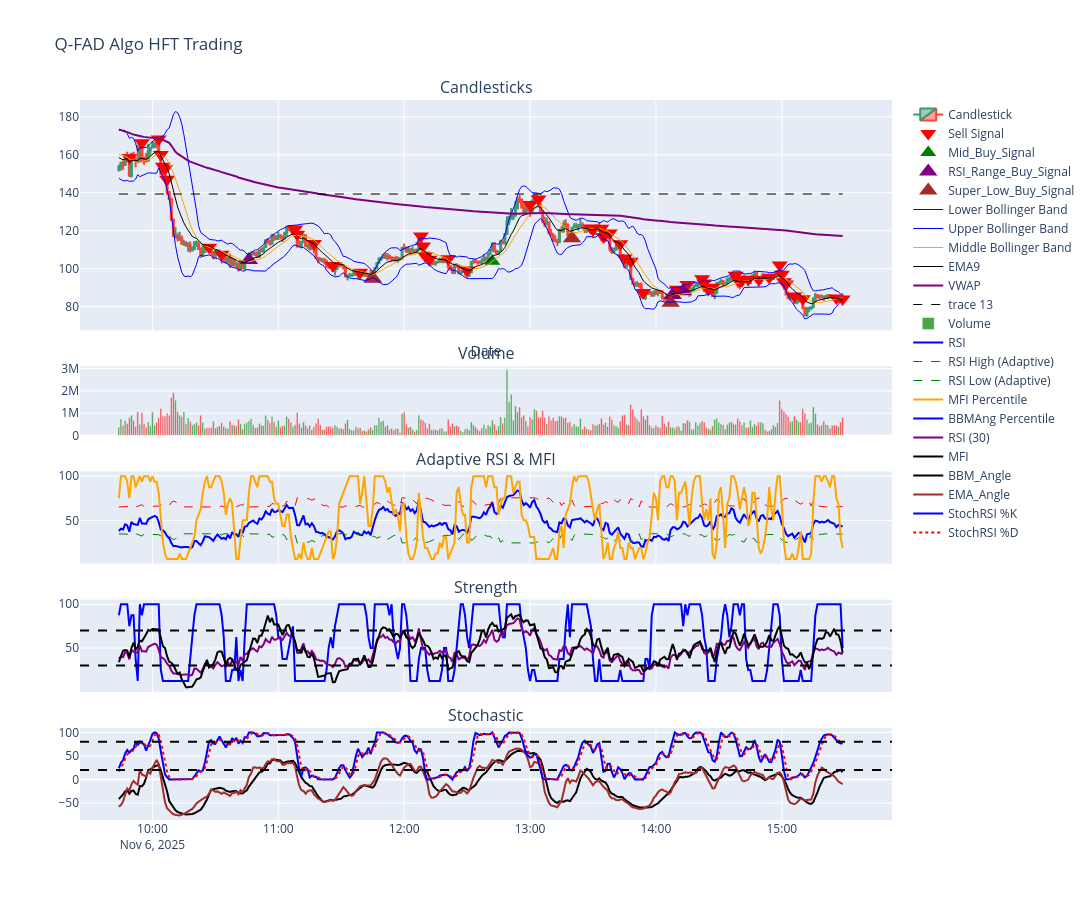

Write notebook code for a chart like this one.
### Code cell
import plotly.graph_objects as go
from plotly.subplots import make_subplots
import pandas_ta as ta
import nbformat as nbf
# 📌 Create a figure with 5 subplots: Candlestick, Volume, RSI & MFI, StochRSI, BBMAngle
fig = make_subplots(
    rows=5, cols=1, 
    shared_xaxes=True, 
    row_heights=[0.5, 0.15, 0.2, 0.2, 0.2],  # Volume subplot height adjusted
    vertical_spacing=0.05, 
    subplot_titles=("Candlesticks", "Volume", "Adaptive RSI & MFI", "Strength", "Stochastic", "BBMAngle")
)
# 📌 1️⃣️⃣ Add Candlestick Chart
fig.add_trace(
    go.Candlestick(
        x=df.Date,
        open=df['Open'],
        high=df['High'],
        low=df['Low'],
        close=df['Close'],
        name="Candlestick"
    ), 
    row=1, col=1
)
# 📌 2️⃣️⃣ Plot Buy and Sell Signals on Candlestick Chart
fig.add_trace(
    go.Scatter(
        x=df.Date[df['Buy_Signal']],
        y=df['Low'][df['Buy_Signal']],  
        mode='markers',
        marker=dict(color='Black', size=14, symbol='triangle-up'),
        name="Buy Signal"
    ),
    row=1, col=1
)
fig.add_trace(
    go.Scatter(
        x=df.Date[df['Sell_Signal']],
        y=df['High'][df['Sell_Signal']],  
        mode='markers',
        marker=dict(color='Red', size=14, symbol='triangle-down'),
        name="Sell Signal"
    ),
    row=1, col=1
)
fig.add_trace(go.Scatter(
    x=df.Date[df['Mid_Buy_Signal']], 
    y=df['BBM'][df['Mid_Buy_Signal']], 
    mode="markers",
    marker=dict(size=14, color="Green", symbol='triangle-up'),
    name="Mid_Buy_Signal"
), row=1, col=1)

# 📌 2️⃣️⃣ RSI_Range_Buy_Signal
fig.add_trace(
    go.Scatter(
        x=df.Date[df['RSI_Range_Buy_Signal']],
        y=df['Low'][df['RSI_Range_Buy_Signal']],  
        mode='markers',
        marker=dict(color='Purple', size=16, symbol='triangle-up'),
        name="RSI_Range_Buy_Signal"
    ),
    row=1, col=1
)

# 📌 2️⃣️⃣ Oversold buy signal
fig.add_trace(
    go.Scatter(
        x=df.Date[df['OverSold_Buy_Signal']],
        y=df['Low'][df['OverSold_Buy_Signal']],  
        mode='markers',
        marker=dict(color='Blue', size=16, symbol='triangle-up'),
        name="OverSold_Buy_Signal"
    ),
    row=1, col=1
)

# 📌 2️⃣️⃣ Super Low buy signal
fig.add_trace(
    go.Scatter(
        x=df.Date[df['Super_Low_Buy_Signal']],
        y=df['Low'][df['Super_Low_Buy_Signal']],  
        mode='markers',
        marker=dict(color='Brown', size=16, symbol='triangle-up'),
        name="Super_Low_Buy_Signal"
    ),
    row=1, col=1
)

# 📌 2️⃣️⃣ Mid_Buy_Signal_2
fig.add_trace(
    go.Scatter(
        x=df.Date[df['Mid_Buy_Signal_2']],
        y=df['Low'][df['Mid_Buy_Signal_2']],  
        mode='markers',
        marker=dict(color='red', size=16, symbol='triangle-up'),
        name="Mid_Buy_Signal_2"
    ),
    row=1, col=1
)

fig.add_trace(go.Scatter(x=df['Date'], y=df['BBL'], line=dict(color='blue', width=1), name="Lower Bollinger Band"), row=1, col=1)
fig.add_trace(go.Scatter(x=df['Date'], y=df['BBU'], line=dict(color='blue', width=1), name="Upper Bollinger Band"), row=1, col=1)
fig.add_trace(go.Scatter(x=df['Date'], y=df['BBM'], line=dict(color='orange', width=1), name="Middle Bollinger Band"), row=1, col=1)
fig.add_trace(go.Scatter(x=df['Date'], y=df['EMA9'], line=dict(color='black', width=1), name="EMA9"), row=1, col=1)
fig.add_trace(go.Scatter(x=df['Date'], y=df['VWAP'], line=dict(color='purple', width=2), name="VWAP"), row=1, col=1)


# 📌 Add Horizontal Mean Middle Line
fig.add_trace(
    go.Scatter(
    x=df.Date,
    y=df['mean_middle'],  
    line=dict(color='black', width=1, dash='dash')),
    row=1, col=1
)
# 📌 4️⃣️⃣ Volume Bars with Red/Green (NEW subplot row 2)
volume_colors = ['green' if c >= o else 'red' for c, o in zip(df['Close'], df['Open'])]
fig.add_trace(
    go.Bar(
        x=df['Date'],
        y=df['Volume'],
        marker_color=volume_colors,
        name='Volume',
        opacity=0.7
    ),
    row=2, col=1
)
# 📌 5️⃣️⃣ Adaptive RSI with Dynamic Bands (now row 3)
fig.add_trace(go.Scatter(x=df['Date'], y=df['RSI'], 
                        mode='lines', name='RSI', 
                        line=dict(color='blue', width=2)), row=3, col=1)
# Add adaptive RSI bands
fig.add_trace(go.Scatter(x=df['Date'], y=df['RSI_hi'], 
                        mode='lines', name='RSI High (Adaptive)', 
                        line=dict(color='red', width=1, dash='dash')), row=3, col=1)
fig.add_trace(go.Scatter(x=df['Date'], y=df['RSI_lo'], 
                        mode='lines', name='RSI Low (Adaptive)', 
                        line=dict(color='green', width=1, dash='dash')), row=3, col=1)
# Add MFI percentile
fig.add_trace(go.Scatter(x=df['Date'], y=df['MFI_pct'] * 100, 
                        mode='lines', name='MFI Percentile', 
                        line=dict(color='orange', width=2)), row=3, col=1)
fig.add_trace(go.Scatter(x=df['Date'], y=df['BBM_Angle_pct'] * 100, 
                        mode='lines', name='BBMAng Percentile', 
                        line=dict(color='blue', width=2)), row=4, col=1)

# 📌 6️⃣️⃣ RSI Plot (row 4)
fig.add_trace(
    go.Scatter(
        x=df.Date,
        y=df['RSI'],
        mode='lines',
        name='RSI (30)',
        line=dict(color='purple', width=2)
    ), 
    row=4, col=1
)
# MFI
fig.add_trace(
    go.Scatter(
        x=df.Date,
        y=df['MFI'],
        mode='lines',
        name='MFI',
        line=dict(color='black', width=2)
    ), 
    row=4, col=1
)
# BBM_Angle
fig.add_trace(
    go.Scatter(
        x=df.Date,
        y=df['BBM_Angle'],
        mode='lines',
        name='BBM_Angle',
        line=dict(color='black', width=2)
    ), 
    row=5, col=1
)
# EMA
fig.add_trace(
    go.Scatter(
        x=df.Date,
        y=df['EMA_Angle'],
        mode='lines',
        name='EMA_Angle',
        line=dict(color='brown', width=2)
    ), 
    row=5, col=1
)
fig.add_hline(y=70, line=dict(color='black', dash='dash'), row=4, col=1)
fig.add_hline(y=30, line=dict(color='black', dash='dash'), row=4, col=1)
# 📌 7️⃣️⃣ Stochastic RSI Plot (row 5)
fig.add_trace(go.Scatter(x=df.Date, y=df['STOCHRSIk'], mode='lines', name='StochRSI %K', line=dict(color='blue', width=2)), row=5, col=1)
fig.add_trace(go.Scatter(x=df.Date, y=df['STOCHRSId'], mode='lines', name='StochRSI %D', line=dict(color='red', width=2, dash='dot')), row=5, col=1)
fig.add_hline(y=80, line=dict(color='black', dash='dash'), row=5, col=1)
fig.add_hline(y=20, line=dict(color='black', dash='dash'), row=5, col=1)
# 📌 Customize Layout
fig.update_layout(
    title="Q-FAD Algo HFT Trading",
    xaxis_title="Date",
    showlegend=True,
    xaxis_rangeslider_visible=False,
    height=900,
    width=1400
)
# 📌 Show Plot
fig.show()

### Figure 1 — Plotly figure (JSON) as saved in the notebook; plotly's stock layout.template omitted (floating-point values rounded to 4 significant figures; data arrays with more than 128 entries replaced by an {"elided": "..."} marker saying what was removed)
{"data": [{"close": {"elided": "346 float values"}, "high": {"elided": "346 float values"}, "low": {"elided": "346 float values"}, "name": "Candlestick", "open": {"elided": "346 float values"}, "type": "candlestick", "x": {"elided": "346 str values"}, "xaxis": "x", "yaxis": "y"}, {"marker": {"color": "Black", "size": 14, "symbol": "triangle-up"}, "mode": "markers", "name": "Buy Signal", "type": "scatter", "x": [], "xaxis": "x", "y": [], "yaxis": "y"}, {"marker": {"color": "Red", "size": 14, "symbol": "triangle-down"}, "mode": "markers", "name": "Sell Signal", "type": "scatter", "x": ["2025-11-06T09:49:00", "2025-11-06T09:55:00", "2025-11-06T10:03:00", "2025-11-06T10:04:00", "2025-11-06T10:05:00", "2025-11-06T10:06:00", "2025-11-06T10:07:00", "2025-11-06T10:27:00", "2025-11-06T10:33:00", "2025-11-06T11:08:00", "2025-11-06T11:09:00", "2025-11-06T11:17:00", "2025-11-06T11:26:00", "2025-11-06T11:39:00", "2025-11-06T12:08:00", "2025-11-06T12:09:00", "2025-11-06T12:10:00", "2025-11-06T12:12:00", "2025-11-06T12:21:00", "2025-11-06T12:30:00", "2025-11-06T13:00:00", "2025-11-06T13:04:00", "2025-11-06T13:29:00", "2025-11-06T13:30:00", "2025-11-06T13:34:00", "2025-11-06T13:35:00", "2025-11-06T13:38:00", "2025-11-06T13:43:00", "2025-11-06T13:45:00", "2025-11-06T13:48:00", "2025-11-06T13:54:00", "2025-11-06T14:10:00", "2025-11-06T14:15:00", "2025-11-06T14:22:00", "2025-11-06T14:23:00", "2025-11-06T14:25:00", "2025-11-06T14:27:00", "2025-11-06T14:38:00", "2025-11-06T14:39:00", "2025-11-06T14:40:00", "2025-11-06T14:41:00", "2025-11-06T14:44:00", "2025-11-06T14:49:00", "2025-11-06T14:54:00", "2025-11-06T14:59:00", "2025-11-06T15:00:00", "2025-11-06T15:01:00", "2025-11-06T15:02:00", "2025-11-06T15:06:00", "2025-11-06T15:10:00", "2025-11-06T15:26:00", "2025-11-06T15:29:00"], "xaxis": "x", "y": [158.4, 166.4, 168.3, 160.2, 153.9, 152.7, 147.2, 111.3, 107.7, 121.0, 118.2, 113.3, 101.8, 98.1, 117.3, 112.0, 106.8, 105.0, 105.3, 99.35, 133.8, 136.8, 121.5, 120.8, 121.3, 116.9, 118.8, 113.2, 105.6, 103.9, 87.45, 89.25, 91.75, 94.8, 92.5, 89.05, 90.3, 96.55, 94.2, 93.6, 93.85, 94.45, 94.4, 95.5, 102.0, 97.1, 93.2, 91.95, 85.65, 84.15, 84.65, 84.1], "yaxis": "y"}, {"marker": {"color": "Green", "size": 14, "symbol": "triangle-up"}, "mode": "markers", "name": "Mid_Buy_Signal", "type": "scatter", "x": ["2025-11-06T12:42:00"], "xaxis": "x", "y": [104.0], "yaxis": "y"}, {"marker": {"color": "Purple", "size": 16, "symbol": "triangle-up"}, "mode": "markers", "name": "RSI_Range_Buy_Signal", "type": "scatter", "x": ["2025-11-06T10:46:00", "2025-11-06T11:45:00", "2025-11-06T14:08:00", "2025-11-06T14:13:00"], "xaxis": "x", "y": [104.7, 94.85, 86.2, 88.2], "yaxis": "y"}, {"marker": {"color": "Blue", "size": 16, "symbol": "triangle-up"}, "mode": "markers", "name": "OverSold_Buy_Signal", "type": "scatter", "x": [], "xaxis": "x", "y": [], "yaxis": "y"}, {"marker": {"color": "Brown", "size": 16, "symbol": "triangle-up"}, "mode": "markers", "name": "Super_Low_Buy_Signal", "type": "scatter", "x": ["2025-11-06T11:45:00", "2025-11-06T13:20:00", "2025-11-06T14:07:00"], "xaxis": "x", "y": [94.85, 116.1, 82.1], "yaxis": "y"}, {"marker": {"color": "red", "size": 16, "symbol": "triangle-up"}, "mode": "markers", "name": "Mid_Buy_Signal_2", "type": "scatter", "x": [], "xaxis": "x", "y": [], "yaxis": "y"}, {"line": {"color": "blue", "width": 1}, "name": "Lower Bollinger Band", "type": "scatter", "x": {"elided": "346 str values"}, "xaxis": "x", "y": {"elided": "346 float values"}, "yaxis": "y"}, {"line": {"color": "blue", "width": 1}, "name": "Upper Bollinger Band", "type": "scatter", "x": {"elided": "346 str values"}, "xaxis": "x", "y": {"elided": "346 float values"}, "yaxis": "y"}, {"line": {"color": "orange", "width": 1}, "name": "Middle Bollinger Band", "type": "scatter", "x": {"elided": "346 str values"}, "xaxis": "x", "y": {"elided": "346 float values"}, "yaxis": "y"}, {"line": {"color": "black", "width": 1}, "name": "EMA9", "type": "scatter", "x": {"elided": "346 str values"}, "xaxis": "x", "y": {"elided": "346 float values"}, "yaxis": "y"}, {"line": {"color": "purple", "width": 2}, "name": "VWAP", "type": "scatter", "x": {"elided": "346 str values"}, "xaxis": "x", "y": {"elided": "346 float values"}, "yaxis": "y"}, {"line": {"color": "black", "dash": "dash", "width": 1}, "type": "scatter", "x": {"elided": "346 str values"}, "xaxis": "x", "y": {"elided": "346 float values"}, "yaxis": "y"}, {"marker": {"color": {"elided": "346 str values"}}, "name": "Volume", "opacity": 0.7, "type": "bar", "x": {"elided": "346 str values"}, "xaxis": "x2", "y": {"elided": "346 int values"}, "yaxis": "y2"}, {"line": {"color": "blue", "width": 2}, "mode": "lines", "name": "RSI", "type": "scatter", "x": {"elided": "346 str values"}, "xaxis": "x3", "y": {"elided": "346 float values"}, "yaxis": "y3"}, {"line": {"color": "red", "dash": "dash", "width": 1}, "mode": "lines", "name": "RSI High (Adaptive)", "type": "scatter", "x": {"elided": "346 str values"}, "xaxis": "x3", "y": {"elided": "346 float values"}, "yaxis": "y3"}, {"line": {"color": "green", "dash": "dash", "width": 1}, "mode": "lines", "name": "RSI Low (Adaptive)", "type": "scatter", "x": {"elided": "346 str values"}, "xaxis": "x3", "y": {"elided": "346 float values"}, "yaxis": "y3"}, {"line": {"color": "orange", "width": 2}, "mode": "lines", "name": "MFI Percentile", "type": "scatter", "x": {"elided": "346 str values"}, "xaxis": "x3", "y": {"elided": "346 float values"}, "yaxis": "y3"}, {"line": {"color": "blue", "width": 2}, "mode": "lines", "name": "BBMAng Percentile", "type": "scatter", "x": {"elided": "346 str values"}, "xaxis": "x4", "y": {"elided": "346 float values"}, "yaxis": "y4"}, {"line": {"color": "purple", "width": 2}, "mode": "lines", "name": "RSI (30)", "type": "scatter", "x": {"elided": "346 str values"}, "xaxis": "x4", "y": {"elided": "346 float values"}, "yaxis": "y4"}, {"line": {"color": "black", "width": 2}, "mode": "lines", "name": "MFI", "type": "scatter", "x": {"elided": "346 str values"}, "xaxis": "x4", "y": {"elided": "346 float values"}, "yaxis": "y4"}, {"line": {"color": "black", "width": 2}, "mode": "lines", "name": "BBM_Angle", "type": "scatter", "x": {"elided": "346 str values"}, "xaxis": "x5", "y": {"elided": "346 float values"}, "yaxis": "y5"}, {"line": {"color": "brown", "width": 2}, "mode": "lines", "name": "EMA_Angle", "type": "scatter", "x": {"elided": "346 str values"}, "xaxis": "x5", "y": {"elided": "346 float values"}, "yaxis": "y5"}, {"line": {"color": "blue", "width": 2}, "mode": "lines", "name": "StochRSI %K", "type": "scatter", "x": {"elided": "346 str values"}, "xaxis": "x5", "y": {"elided": "346 float values"}, "yaxis": "y5"}, {"line": {"color": "red", "dash": "dot", "width": 2}, "mode": "lines", "name": "StochRSI %D", "type": "scatter", "x": {"elided": "346 str values"}, "xaxis": "x5", "y": {"elided": "346 float values"}, "yaxis": "y5"}], "layout": {"annotations": [{"font": {"size": 16}, "showarrow": false, "text": "Candlesticks", "x": 0.5, "xanchor": "center", "xref": "paper", "y": 1, "yanchor": "bottom", "yref": "paper"}, {"font": {"size": 16}, "showarrow": false, "text": "Volume", "x": 0.5, "xanchor": "center", "xref": "paper", "y": 0.63, "yanchor": "bottom", "yref": "paper"}, {"font": {"size": 16}, "showarrow": false, "text": "Adaptive RSI & MFI", "x": 0.5, "xanchor": "center", "xref": "paper", "y": 0.484, "yanchor": "bottom", "yref": "paper"}, {"font": {"size": 16}, "showarrow": false, "text": "Strength", "x": 0.5, "xanchor": "center", "xref": "paper", "y": 0.306, "yanchor": "bottom", "yref": "paper"}, {"font": {"size": 16}, "showarrow": false, "text": "Stochastic", "x": 0.5, "xanchor": "center", "xref": "paper", "y": 0.128, "yanchor": "bottom", "yref": "paper"}], "height": 900, "shapes": [{"line": {"color": "black", "dash": "dash"}, "type": "line", "x0": 0, "x1": 1, "xref": "x4 domain", "y0": 70, "y1": 70, "yref": "y4"}, {"line": {"color": "black", "dash": "dash"}, "type": "line", "x0": 0, "x1": 1, "xref": "x4 domain", "y0": 30, "y1": 30, "yref": "y4"}, {"line": {"color": "black", "dash": "dash"}, "type": "line", "x0": 0, "x1": 1, "xref": "x5 domain", "y0": 80, "y1": 80, "yref": "y5"}, {"line": {"color": "black", "dash": "dash"}, "type": "line", "x0": 0, "x1": 1, "xref": "x5 domain", "y0": 20, "y1": 20, "yref": "y5"}], "showlegend": true, "title": {"text": "Q-FAD Algo HFT Trading"}, "width": 1400, "xaxis": {"anchor": "y", "domain": [0, 1], "matches": "x5", "rangeslider": {"visible": false}, "showticklabels": false, "title": {"text": "Date"}}, "xaxis2": {"anchor": "y2", "domain": [0, 1], "matches": "x5", "showticklabels": false}, "xaxis3": {"anchor": "y3", "domain": [0, 1], "matches": "x5", "showticklabels": false}, "xaxis4": {"anchor": "y4", "domain": [0, 1], "matches": "x5", "showticklabels": false}, "xaxis5": {"anchor": "y5", "domain": [0, 1]}, "yaxis": {"anchor": "x", "domain": [0.68, 1]}, "yaxis2": {"anchor": "x2", "domain": [0.534, 0.63]}, "yaxis3": {"anchor": "x3", "domain": [0.356, 0.484]}, "yaxis4": {"anchor": "x4", "domain": [0.178, 0.306]}, "yaxis5": {"anchor": "x5", "domain": [0, 0.128]}}}
